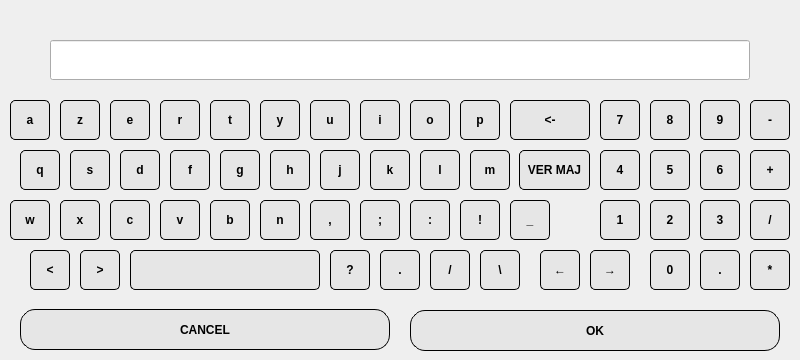
<?xml version="1.0" encoding="UTF-8"?>
<ui version="4.0">
 <class>Clavier</class>
 <widget class="QDialog" name="Clavier">
  <property name="geometry">
   <rect>
    <x>0</x>
    <y>0</y>
    <width>800</width>
    <height>360</height>
   </rect>
  </property>
  <property name="windowTitle">
   <string>Dialog</string>
  </property>
  <widget class="QPushButton" name="AButton">
   <property name="geometry">
    <rect>
     <x>10</x>
     <y>100</y>
     <width>40</width>
     <height>40</height>
    </rect>
   </property>
   <property name="font">
    <font>
     <weight>75</weight>
     <bold>true</bold>
    </font>
   </property>
   <property name="styleSheet">
    <string notr="true">border-radius: 5px;
border: 1px solid black;
background-color: rgb(230, 230, 230);</string>
   </property>
   <property name="text">
    <string>a</string>
   </property>
  </widget>
  <widget class="QPushButton" name="ZButton">
   <property name="geometry">
    <rect>
     <x>60</x>
     <y>100</y>
     <width>40</width>
     <height>40</height>
    </rect>
   </property>
   <property name="font">
    <font>
     <weight>75</weight>
     <bold>true</bold>
    </font>
   </property>
   <property name="styleSheet">
    <string notr="true">border-radius: 5px;
border: 1px solid black;
background-color: rgb(230, 230, 230);</string>
   </property>
   <property name="text">
    <string>z</string>
   </property>
  </widget>
  <widget class="QPushButton" name="EButton">
   <property name="geometry">
    <rect>
     <x>110</x>
     <y>100</y>
     <width>40</width>
     <height>40</height>
    </rect>
   </property>
   <property name="font">
    <font>
     <weight>75</weight>
     <bold>true</bold>
    </font>
   </property>
   <property name="styleSheet">
    <string notr="true">border-radius: 5px;
border: 1px solid black;
background-color: rgb(230, 230, 230);</string>
   </property>
   <property name="text">
    <string>e</string>
   </property>
  </widget>
  <widget class="QPushButton" name="RButton">
   <property name="geometry">
    <rect>
     <x>160</x>
     <y>100</y>
     <width>40</width>
     <height>40</height>
    </rect>
   </property>
   <property name="font">
    <font>
     <weight>75</weight>
     <bold>true</bold>
    </font>
   </property>
   <property name="styleSheet">
    <string notr="true">border-radius: 5px;
border: 1px solid black;
background-color: rgb(230, 230, 230);</string>
   </property>
   <property name="text">
    <string>r</string>
   </property>
  </widget>
  <widget class="QPushButton" name="TButton">
   <property name="geometry">
    <rect>
     <x>210</x>
     <y>100</y>
     <width>40</width>
     <height>40</height>
    </rect>
   </property>
   <property name="font">
    <font>
     <weight>75</weight>
     <bold>true</bold>
    </font>
   </property>
   <property name="styleSheet">
    <string notr="true">border-radius: 5px;
border: 1px solid black;
background-color: rgb(230, 230, 230);</string>
   </property>
   <property name="text">
    <string>t</string>
   </property>
  </widget>
  <widget class="QPushButton" name="YButton">
   <property name="geometry">
    <rect>
     <x>260</x>
     <y>100</y>
     <width>40</width>
     <height>40</height>
    </rect>
   </property>
   <property name="font">
    <font>
     <weight>75</weight>
     <bold>true</bold>
    </font>
   </property>
   <property name="styleSheet">
    <string notr="true">border-radius: 5px;
border: 1px solid black;
background-color: rgb(230, 230, 230);</string>
   </property>
   <property name="text">
    <string>y</string>
   </property>
  </widget>
  <widget class="QPushButton" name="UButton">
   <property name="geometry">
    <rect>
     <x>310</x>
     <y>100</y>
     <width>40</width>
     <height>40</height>
    </rect>
   </property>
   <property name="font">
    <font>
     <weight>75</weight>
     <bold>true</bold>
    </font>
   </property>
   <property name="styleSheet">
    <string notr="true">border-radius: 5px;
border: 1px solid black;
background-color: rgb(230, 230, 230);</string>
   </property>
   <property name="text">
    <string>u</string>
   </property>
  </widget>
  <widget class="QPushButton" name="IButton">
   <property name="geometry">
    <rect>
     <x>360</x>
     <y>100</y>
     <width>40</width>
     <height>40</height>
    </rect>
   </property>
   <property name="font">
    <font>
     <weight>75</weight>
     <bold>true</bold>
    </font>
   </property>
   <property name="styleSheet">
    <string notr="true">border-radius: 5px;
border: 1px solid black;
background-color: rgb(230, 230, 230);</string>
   </property>
   <property name="text">
    <string>i</string>
   </property>
  </widget>
  <widget class="QPushButton" name="OButton">
   <property name="geometry">
    <rect>
     <x>410</x>
     <y>100</y>
     <width>40</width>
     <height>40</height>
    </rect>
   </property>
   <property name="font">
    <font>
     <weight>75</weight>
     <bold>true</bold>
    </font>
   </property>
   <property name="styleSheet">
    <string notr="true">border-radius: 5px;
border: 1px solid black;
background-color: rgb(230, 230, 230);</string>
   </property>
   <property name="text">
    <string>o</string>
   </property>
  </widget>
  <widget class="QPushButton" name="PButton">
   <property name="geometry">
    <rect>
     <x>460</x>
     <y>100</y>
     <width>40</width>
     <height>40</height>
    </rect>
   </property>
   <property name="font">
    <font>
     <weight>75</weight>
     <bold>true</bold>
    </font>
   </property>
   <property name="styleSheet">
    <string notr="true">border-radius: 5px;
border: 1px solid black;
background-color: rgb(230, 230, 230);</string>
   </property>
   <property name="text">
    <string>p</string>
   </property>
  </widget>
  <widget class="QPushButton" name="BackButton">
   <property name="geometry">
    <rect>
     <x>510</x>
     <y>100</y>
     <width>80</width>
     <height>40</height>
    </rect>
   </property>
   <property name="font">
    <font>
     <weight>75</weight>
     <bold>true</bold>
    </font>
   </property>
   <property name="styleSheet">
    <string notr="true">border-radius: 5px;
border: 1px solid black;
background-color: rgb(230, 230, 230);</string>
   </property>
   <property name="text">
    <string>&lt;-</string>
   </property>
  </widget>
  <widget class="QPushButton" name="_7Button">
   <property name="geometry">
    <rect>
     <x>600</x>
     <y>100</y>
     <width>40</width>
     <height>40</height>
    </rect>
   </property>
   <property name="font">
    <font>
     <weight>75</weight>
     <bold>true</bold>
    </font>
   </property>
   <property name="styleSheet">
    <string notr="true">border-radius: 5px;
border: 1px solid black;
background-color: rgb(230, 230, 230);</string>
   </property>
   <property name="text">
    <string>7</string>
   </property>
  </widget>
  <widget class="QPushButton" name="_8Button">
   <property name="geometry">
    <rect>
     <x>650</x>
     <y>100</y>
     <width>40</width>
     <height>40</height>
    </rect>
   </property>
   <property name="font">
    <font>
     <weight>75</weight>
     <bold>true</bold>
    </font>
   </property>
   <property name="styleSheet">
    <string notr="true">border-radius: 5px;
border: 1px solid black;
background-color: rgb(230, 230, 230);</string>
   </property>
   <property name="text">
    <string>8</string>
   </property>
  </widget>
  <widget class="QPushButton" name="_9Button">
   <property name="geometry">
    <rect>
     <x>700</x>
     <y>100</y>
     <width>40</width>
     <height>40</height>
    </rect>
   </property>
   <property name="font">
    <font>
     <weight>75</weight>
     <bold>true</bold>
    </font>
   </property>
   <property name="styleSheet">
    <string notr="true">border-radius: 5px;
border: 1px solid black;
background-color: rgb(230, 230, 230);</string>
   </property>
   <property name="text">
    <string>9</string>
   </property>
  </widget>
  <widget class="QPushButton" name="MoinsButton">
   <property name="geometry">
    <rect>
     <x>750</x>
     <y>100</y>
     <width>40</width>
     <height>40</height>
    </rect>
   </property>
   <property name="font">
    <font>
     <weight>75</weight>
     <bold>true</bold>
    </font>
   </property>
   <property name="styleSheet">
    <string notr="true">border-radius: 5px;
border: 1px solid black;
background-color: rgb(230, 230, 230);</string>
   </property>
   <property name="text">
    <string>-</string>
   </property>
  </widget>
  <widget class="QPushButton" name="MButton">
   <property name="geometry">
    <rect>
     <x>470</x>
     <y>150</y>
     <width>40</width>
     <height>40</height>
    </rect>
   </property>
   <property name="font">
    <font>
     <weight>75</weight>
     <bold>true</bold>
    </font>
   </property>
   <property name="styleSheet">
    <string notr="true">border-radius: 5px;
border: 1px solid black;
background-color: rgb(230, 230, 230);</string>
   </property>
   <property name="text">
    <string>m</string>
   </property>
  </widget>
  <widget class="QPushButton" name="GButton">
   <property name="geometry">
    <rect>
     <x>220</x>
     <y>150</y>
     <width>40</width>
     <height>40</height>
    </rect>
   </property>
   <property name="font">
    <font>
     <weight>75</weight>
     <bold>true</bold>
    </font>
   </property>
   <property name="styleSheet">
    <string notr="true">border-radius: 5px;
border: 1px solid black;
background-color: rgb(230, 230, 230);</string>
   </property>
   <property name="text">
    <string>g</string>
   </property>
  </widget>
  <widget class="QPushButton" name="QButton">
   <property name="geometry">
    <rect>
     <x>20</x>
     <y>150</y>
     <width>40</width>
     <height>40</height>
    </rect>
   </property>
   <property name="font">
    <font>
     <weight>75</weight>
     <bold>true</bold>
    </font>
   </property>
   <property name="styleSheet">
    <string notr="true">border-radius: 5px;
border: 1px solid black;
background-color: rgb(230, 230, 230);</string>
   </property>
   <property name="text">
    <string>q</string>
   </property>
  </widget>
  <widget class="QPushButton" name="FButton">
   <property name="geometry">
    <rect>
     <x>170</x>
     <y>150</y>
     <width>40</width>
     <height>40</height>
    </rect>
   </property>
   <property name="font">
    <font>
     <weight>75</weight>
     <bold>true</bold>
    </font>
   </property>
   <property name="styleSheet">
    <string notr="true">border-radius: 5px;
border: 1px solid black;
background-color: rgb(230, 230, 230);</string>
   </property>
   <property name="text">
    <string>f</string>
   </property>
  </widget>
  <widget class="QPushButton" name="DButton">
   <property name="geometry">
    <rect>
     <x>120</x>
     <y>150</y>
     <width>40</width>
     <height>40</height>
    </rect>
   </property>
   <property name="font">
    <font>
     <weight>75</weight>
     <bold>true</bold>
    </font>
   </property>
   <property name="styleSheet">
    <string notr="true">border-radius: 5px;
border: 1px solid black;
background-color: rgb(230, 230, 230);</string>
   </property>
   <property name="text">
    <string>d</string>
   </property>
  </widget>
  <widget class="QPushButton" name="HButton">
   <property name="geometry">
    <rect>
     <x>270</x>
     <y>150</y>
     <width>40</width>
     <height>40</height>
    </rect>
   </property>
   <property name="font">
    <font>
     <weight>75</weight>
     <bold>true</bold>
    </font>
   </property>
   <property name="styleSheet">
    <string notr="true">border-radius: 5px;
border: 1px solid black;
background-color: rgb(230, 230, 230);</string>
   </property>
   <property name="text">
    <string>h</string>
   </property>
  </widget>
  <widget class="QPushButton" name="KButton">
   <property name="geometry">
    <rect>
     <x>370</x>
     <y>150</y>
     <width>40</width>
     <height>40</height>
    </rect>
   </property>
   <property name="font">
    <font>
     <weight>75</weight>
     <bold>true</bold>
    </font>
   </property>
   <property name="styleSheet">
    <string notr="true">border-radius: 5px;
border: 1px solid black;
background-color: rgb(230, 230, 230);</string>
   </property>
   <property name="text">
    <string>k</string>
   </property>
  </widget>
  <widget class="QPushButton" name="JButton">
   <property name="geometry">
    <rect>
     <x>320</x>
     <y>150</y>
     <width>40</width>
     <height>40</height>
    </rect>
   </property>
   <property name="font">
    <font>
     <weight>75</weight>
     <bold>true</bold>
    </font>
   </property>
   <property name="styleSheet">
    <string notr="true">border-radius: 5px;
border: 1px solid black;
background-color: rgb(230, 230, 230);</string>
   </property>
   <property name="text">
    <string>j</string>
   </property>
  </widget>
  <widget class="QPushButton" name="SButton">
   <property name="geometry">
    <rect>
     <x>70</x>
     <y>150</y>
     <width>40</width>
     <height>40</height>
    </rect>
   </property>
   <property name="font">
    <font>
     <weight>75</weight>
     <bold>true</bold>
    </font>
   </property>
   <property name="styleSheet">
    <string notr="true">border-radius: 5px;
border: 1px solid black;
background-color: rgb(230, 230, 230);</string>
   </property>
   <property name="text">
    <string>s</string>
   </property>
  </widget>
  <widget class="QPushButton" name="LButton">
   <property name="geometry">
    <rect>
     <x>420</x>
     <y>150</y>
     <width>40</width>
     <height>40</height>
    </rect>
   </property>
   <property name="font">
    <font>
     <weight>75</weight>
     <bold>true</bold>
    </font>
   </property>
   <property name="styleSheet">
    <string notr="true">border-radius: 5px;
border: 1px solid black;
background-color: rgb(230, 230, 230);</string>
   </property>
   <property name="text">
    <string>l</string>
   </property>
  </widget>
  <widget class="QPushButton" name="PexclButton">
   <property name="geometry">
    <rect>
     <x>460</x>
     <y>200</y>
     <width>40</width>
     <height>40</height>
    </rect>
   </property>
   <property name="font">
    <font>
     <weight>75</weight>
     <bold>true</bold>
    </font>
   </property>
   <property name="styleSheet">
    <string notr="true">border-radius: 5px;
border: 1px solid black;
background-color: rgb(230, 230, 230);</string>
   </property>
   <property name="text">
    <string>!</string>
   </property>
  </widget>
  <widget class="QPushButton" name="BButton">
   <property name="geometry">
    <rect>
     <x>210</x>
     <y>200</y>
     <width>40</width>
     <height>40</height>
    </rect>
   </property>
   <property name="font">
    <font>
     <weight>75</weight>
     <bold>true</bold>
    </font>
   </property>
   <property name="styleSheet">
    <string notr="true">border-radius: 5px;
border: 1px solid black;
background-color: rgb(230, 230, 230);</string>
   </property>
   <property name="text">
    <string>b</string>
   </property>
  </widget>
  <widget class="QPushButton" name="WButton">
   <property name="geometry">
    <rect>
     <x>10</x>
     <y>200</y>
     <width>40</width>
     <height>40</height>
    </rect>
   </property>
   <property name="font">
    <font>
     <weight>75</weight>
     <bold>true</bold>
    </font>
   </property>
   <property name="styleSheet">
    <string notr="true">border-radius: 5px;
border: 1px solid black;
background-color: rgb(230, 230, 230);</string>
   </property>
   <property name="text">
    <string>w</string>
   </property>
  </widget>
  <widget class="QPushButton" name="VButton">
   <property name="geometry">
    <rect>
     <x>160</x>
     <y>200</y>
     <width>40</width>
     <height>40</height>
    </rect>
   </property>
   <property name="font">
    <font>
     <weight>75</weight>
     <bold>true</bold>
    </font>
   </property>
   <property name="styleSheet">
    <string notr="true">border-radius: 5px;
border: 1px solid black;
background-color: rgb(230, 230, 230);</string>
   </property>
   <property name="text">
    <string>v</string>
   </property>
  </widget>
  <widget class="QPushButton" name="CButton">
   <property name="geometry">
    <rect>
     <x>110</x>
     <y>200</y>
     <width>40</width>
     <height>40</height>
    </rect>
   </property>
   <property name="font">
    <font>
     <weight>75</weight>
     <bold>true</bold>
    </font>
   </property>
   <property name="styleSheet">
    <string notr="true">border-radius: 5px;
border: 1px solid black;
background-color: rgb(230, 230, 230);</string>
   </property>
   <property name="text">
    <string>c</string>
   </property>
  </widget>
  <widget class="QPushButton" name="NButton">
   <property name="geometry">
    <rect>
     <x>260</x>
     <y>200</y>
     <width>40</width>
     <height>40</height>
    </rect>
   </property>
   <property name="font">
    <font>
     <weight>75</weight>
     <bold>true</bold>
    </font>
   </property>
   <property name="styleSheet">
    <string notr="true">border-radius: 5px;
border: 1px solid black;
background-color: rgb(230, 230, 230);</string>
   </property>
   <property name="text">
    <string>n</string>
   </property>
  </widget>
  <widget class="QPushButton" name="PvirgButton">
   <property name="geometry">
    <rect>
     <x>360</x>
     <y>200</y>
     <width>40</width>
     <height>40</height>
    </rect>
   </property>
   <property name="font">
    <font>
     <weight>75</weight>
     <bold>true</bold>
    </font>
   </property>
   <property name="styleSheet">
    <string notr="true">border-radius: 5px;
border: 1px solid black;
background-color: rgb(230, 230, 230);</string>
   </property>
   <property name="text">
    <string>;</string>
   </property>
  </widget>
  <widget class="QPushButton" name="VirgButton">
   <property name="geometry">
    <rect>
     <x>310</x>
     <y>200</y>
     <width>40</width>
     <height>40</height>
    </rect>
   </property>
   <property name="font">
    <font>
     <weight>75</weight>
     <bold>true</bold>
    </font>
   </property>
   <property name="styleSheet">
    <string notr="true">border-radius: 5px;
border: 1px solid black;
background-color: rgb(230, 230, 230);</string>
   </property>
   <property name="text">
    <string>,</string>
   </property>
  </widget>
  <widget class="QPushButton" name="XButton">
   <property name="geometry">
    <rect>
     <x>60</x>
     <y>200</y>
     <width>40</width>
     <height>40</height>
    </rect>
   </property>
   <property name="font">
    <font>
     <weight>75</weight>
     <bold>true</bold>
    </font>
   </property>
   <property name="styleSheet">
    <string notr="true">border-radius: 5px;
border: 1px solid black;
background-color: rgb(230, 230, 230);</string>
   </property>
   <property name="text">
    <string>x</string>
   </property>
  </widget>
  <widget class="QPushButton" name="P2Button">
   <property name="geometry">
    <rect>
     <x>410</x>
     <y>200</y>
     <width>40</width>
     <height>40</height>
    </rect>
   </property>
   <property name="font">
    <font>
     <weight>75</weight>
     <bold>true</bold>
    </font>
   </property>
   <property name="styleSheet">
    <string notr="true">border-radius: 5px;
border: 1px solid black;
background-color: rgb(230, 230, 230);</string>
   </property>
   <property name="text">
    <string>:</string>
   </property>
  </widget>
  <widget class="QPushButton" name="AslashButton">
   <property name="geometry">
    <rect>
     <x>480</x>
     <y>250</y>
     <width>40</width>
     <height>40</height>
    </rect>
   </property>
   <property name="font">
    <font>
     <weight>75</weight>
     <bold>true</bold>
    </font>
   </property>
   <property name="styleSheet">
    <string notr="true">border-radius: 5px;
border: 1px solid black;
background-color: rgb(230, 230, 230);</string>
   </property>
   <property name="text">
    <string>\</string>
   </property>
  </widget>
  <widget class="QPushButton" name="PointButton">
   <property name="geometry">
    <rect>
     <x>380</x>
     <y>250</y>
     <width>40</width>
     <height>40</height>
    </rect>
   </property>
   <property name="font">
    <font>
     <weight>75</weight>
     <bold>true</bold>
    </font>
   </property>
   <property name="styleSheet">
    <string notr="true">border-radius: 5px;
border: 1px solid black;
background-color: rgb(230, 230, 230);</string>
   </property>
   <property name="text">
    <string>.</string>
   </property>
  </widget>
  <widget class="QPushButton" name="PintButton">
   <property name="geometry">
    <rect>
     <x>330</x>
     <y>250</y>
     <width>40</width>
     <height>40</height>
    </rect>
   </property>
   <property name="font">
    <font>
     <weight>75</weight>
     <bold>true</bold>
    </font>
   </property>
   <property name="styleSheet">
    <string notr="true">border-radius: 5px;
border: 1px solid black;
background-color: rgb(230, 230, 230);</string>
   </property>
   <property name="text">
    <string>?</string>
   </property>
  </widget>
  <widget class="QPushButton" name="SpaceButton">
   <property name="geometry">
    <rect>
     <x>130</x>
     <y>250</y>
     <width>190</width>
     <height>40</height>
    </rect>
   </property>
   <property name="font">
    <font>
     <weight>75</weight>
     <bold>true</bold>
    </font>
   </property>
   <property name="styleSheet">
    <string notr="true">border-radius: 5px;
border: 1px solid black;
background-color: rgb(230, 230, 230);</string>
   </property>
   <property name="text">
    <string/>
   </property>
  </widget>
  <widget class="QPushButton" name="SlashButton">
   <property name="geometry">
    <rect>
     <x>430</x>
     <y>250</y>
     <width>40</width>
     <height>40</height>
    </rect>
   </property>
   <property name="font">
    <font>
     <weight>75</weight>
     <bold>true</bold>
    </font>
   </property>
   <property name="styleSheet">
    <string notr="true">border-radius: 5px;
border: 1px solid black;
background-color: rgb(230, 230, 230);</string>
   </property>
   <property name="text">
    <string>/</string>
   </property>
  </widget>
  <widget class="QPushButton" name="_4Button">
   <property name="geometry">
    <rect>
     <x>600</x>
     <y>150</y>
     <width>40</width>
     <height>40</height>
    </rect>
   </property>
   <property name="font">
    <font>
     <weight>75</weight>
     <bold>true</bold>
    </font>
   </property>
   <property name="styleSheet">
    <string notr="true">border-radius: 5px;
border: 1px solid black;
background-color: rgb(230, 230, 230);</string>
   </property>
   <property name="text">
    <string>4</string>
   </property>
  </widget>
  <widget class="QPushButton" name="PlusButton">
   <property name="geometry">
    <rect>
     <x>750</x>
     <y>150</y>
     <width>40</width>
     <height>40</height>
    </rect>
   </property>
   <property name="font">
    <font>
     <weight>75</weight>
     <bold>true</bold>
    </font>
   </property>
   <property name="styleSheet">
    <string notr="true">border-radius: 5px;
border: 1px solid black;
background-color: rgb(230, 230, 230);</string>
   </property>
   <property name="text">
    <string>+</string>
   </property>
  </widget>
  <widget class="QPushButton" name="_6Button">
   <property name="geometry">
    <rect>
     <x>700</x>
     <y>150</y>
     <width>40</width>
     <height>40</height>
    </rect>
   </property>
   <property name="font">
    <font>
     <weight>75</weight>
     <bold>true</bold>
    </font>
   </property>
   <property name="styleSheet">
    <string notr="true">border-radius: 5px;
border: 1px solid black;
background-color: rgb(230, 230, 230);</string>
   </property>
   <property name="text">
    <string>6</string>
   </property>
  </widget>
  <widget class="QPushButton" name="_5Button">
   <property name="geometry">
    <rect>
     <x>650</x>
     <y>150</y>
     <width>40</width>
     <height>40</height>
    </rect>
   </property>
   <property name="font">
    <font>
     <weight>75</weight>
     <bold>true</bold>
    </font>
   </property>
   <property name="styleSheet">
    <string notr="true">border-radius: 5px;
border: 1px solid black;
background-color: rgb(230, 230, 230);</string>
   </property>
   <property name="text">
    <string>5</string>
   </property>
  </widget>
  <widget class="QPushButton" name="_1Button">
   <property name="geometry">
    <rect>
     <x>600</x>
     <y>200</y>
     <width>40</width>
     <height>40</height>
    </rect>
   </property>
   <property name="font">
    <font>
     <weight>75</weight>
     <bold>true</bold>
    </font>
   </property>
   <property name="styleSheet">
    <string notr="true">border-radius: 5px;
border: 1px solid black;
background-color: rgb(230, 230, 230);</string>
   </property>
   <property name="text">
    <string>1</string>
   </property>
  </widget>
  <widget class="QPushButton" name="DivButton">
   <property name="geometry">
    <rect>
     <x>750</x>
     <y>200</y>
     <width>40</width>
     <height>40</height>
    </rect>
   </property>
   <property name="font">
    <font>
     <weight>75</weight>
     <bold>true</bold>
    </font>
   </property>
   <property name="styleSheet">
    <string notr="true">border-radius: 5px;
border: 1px solid black;
background-color: rgb(230, 230, 230);</string>
   </property>
   <property name="text">
    <string>/</string>
   </property>
  </widget>
  <widget class="QPushButton" name="_3Button">
   <property name="geometry">
    <rect>
     <x>700</x>
     <y>200</y>
     <width>40</width>
     <height>40</height>
    </rect>
   </property>
   <property name="font">
    <font>
     <weight>75</weight>
     <bold>true</bold>
    </font>
   </property>
   <property name="styleSheet">
    <string notr="true">border-radius: 5px;
border: 1px solid black;
background-color: rgb(230, 230, 230);</string>
   </property>
   <property name="text">
    <string>3</string>
   </property>
  </widget>
  <widget class="QPushButton" name="_2Button">
   <property name="geometry">
    <rect>
     <x>650</x>
     <y>200</y>
     <width>40</width>
     <height>40</height>
    </rect>
   </property>
   <property name="font">
    <font>
     <weight>75</weight>
     <bold>true</bold>
    </font>
   </property>
   <property name="styleSheet">
    <string notr="true">border-radius: 5px;
border: 1px solid black;
background-color: rgb(230, 230, 230);</string>
   </property>
   <property name="text">
    <string>2</string>
   </property>
  </widget>
  <widget class="QPushButton" name="DroiteButton">
   <property name="geometry">
    <rect>
     <x>590</x>
     <y>250</y>
     <width>40</width>
     <height>40</height>
    </rect>
   </property>
   <property name="font">
    <font>
     <weight>75</weight>
     <bold>true</bold>
    </font>
   </property>
   <property name="styleSheet">
    <string notr="true">border-radius: 5px;
border: 1px solid black;
background-color: rgb(230, 230, 230);</string>
   </property>
   <property name="text">
    <string>→</string>
   </property>
  </widget>
  <widget class="QPushButton" name="AstButton">
   <property name="geometry">
    <rect>
     <x>750</x>
     <y>250</y>
     <width>40</width>
     <height>40</height>
    </rect>
   </property>
   <property name="font">
    <font>
     <weight>75</weight>
     <bold>true</bold>
    </font>
   </property>
   <property name="styleSheet">
    <string notr="true">border-radius: 5px;
border: 1px solid black;
background-color: rgb(230, 230, 230);</string>
   </property>
   <property name="text">
    <string>*</string>
   </property>
  </widget>
  <widget class="QPushButton" name="PointButton2">
   <property name="geometry">
    <rect>
     <x>700</x>
     <y>250</y>
     <width>40</width>
     <height>40</height>
    </rect>
   </property>
   <property name="font">
    <font>
     <weight>75</weight>
     <bold>true</bold>
    </font>
   </property>
   <property name="styleSheet">
    <string notr="true">border-radius: 5px;
border: 1px solid black;
background-color: rgb(230, 230, 230);</string>
   </property>
   <property name="text">
    <string>.</string>
   </property>
  </widget>
  <widget class="QPushButton" name="_0Button">
   <property name="geometry">
    <rect>
     <x>650</x>
     <y>250</y>
     <width>40</width>
     <height>40</height>
    </rect>
   </property>
   <property name="font">
    <font>
     <weight>75</weight>
     <bold>true</bold>
    </font>
   </property>
   <property name="styleSheet">
    <string notr="true">border-radius: 5px;
border: 1px solid black;
background-color: rgb(230, 230, 230);</string>
   </property>
   <property name="text">
    <string>0</string>
   </property>
  </widget>
  <widget class="QPushButton" name="ChevgButton">
   <property name="geometry">
    <rect>
     <x>30</x>
     <y>250</y>
     <width>40</width>
     <height>40</height>
    </rect>
   </property>
   <property name="font">
    <font>
     <weight>75</weight>
     <bold>true</bold>
    </font>
   </property>
   <property name="styleSheet">
    <string notr="true">border-radius: 5px;
border: 1px solid black;
background-color: rgb(230, 230, 230);</string>
   </property>
   <property name="text">
    <string>&lt;</string>
   </property>
  </widget>
  <widget class="QPushButton" name="ChevdButton">
   <property name="geometry">
    <rect>
     <x>80</x>
     <y>250</y>
     <width>40</width>
     <height>40</height>
    </rect>
   </property>
   <property name="font">
    <font>
     <weight>75</weight>
     <bold>true</bold>
    </font>
   </property>
   <property name="styleSheet">
    <string notr="true">border-radius: 5px;
border: 1px solid black;
background-color: rgb(230, 230, 230);</string>
   </property>
   <property name="text">
    <string>&gt;</string>
   </property>
  </widget>
  <widget class="QPushButton" name="GaucheButton">
   <property name="geometry">
    <rect>
     <x>540</x>
     <y>250</y>
     <width>40</width>
     <height>40</height>
    </rect>
   </property>
   <property name="font">
    <font>
     <weight>75</weight>
     <bold>true</bold>
    </font>
   </property>
   <property name="styleSheet">
    <string notr="true">border-radius: 5px;
border: 1px solid black;
background-color: rgb(230, 230, 230);</string>
   </property>
   <property name="text">
    <string>←</string>
   </property>
  </widget>
  <widget class="QLineEdit" name="ZonetextLine">
   <property name="geometry">
    <rect>
     <x>50</x>
     <y>40</y>
     <width>700</width>
     <height>40</height>
    </rect>
   </property>
   <property name="text">
    <string/>
   </property>
  </widget>
  <widget class="QPushButton" name="UnderButton">
   <property name="geometry">
    <rect>
     <x>510</x>
     <y>200</y>
     <width>40</width>
     <height>40</height>
    </rect>
   </property>
   <property name="font">
    <font>
     <weight>75</weight>
     <bold>true</bold>
    </font>
   </property>
   <property name="styleSheet">
    <string notr="true">border-radius: 5px;
border: 1px solid black;
background-color: rgb(230, 230, 230);</string>
   </property>
   <property name="text">
    <string>_</string>
   </property>
  </widget>
  <widget class="QPushButton" name="CancelButton">
   <property name="geometry">
    <rect>
     <x>20</x>
     <y>309</y>
     <width>370</width>
     <height>41</height>
    </rect>
   </property>
   <property name="font">
    <font>
     <weight>75</weight>
     <bold>true</bold>
    </font>
   </property>
   <property name="styleSheet">
    <string notr="true">border-radius: 15px;
border: 1px solid black;
background-color: rgb(230, 230, 230);</string>
   </property>
   <property name="text">
    <string>CANCEL</string>
   </property>
  </widget>
  <widget class="QPushButton" name="OKButton">
   <property name="geometry">
    <rect>
     <x>410</x>
     <y>310</y>
     <width>370</width>
     <height>41</height>
    </rect>
   </property>
   <property name="font">
    <font>
     <weight>75</weight>
     <bold>true</bold>
    </font>
   </property>
   <property name="styleSheet">
    <string notr="true">border-radius: 15px;
border: 1px solid black;
background-color: rgb(230, 230, 230);</string>
   </property>
   <property name="text">
    <string>OK</string>
   </property>
  </widget>
  <widget class="QLabel" name="NomchampLabel">
   <property name="geometry">
    <rect>
     <x>250</x>
     <y>0</y>
     <width>300</width>
     <height>40</height>
    </rect>
   </property>
   <property name="text">
    <string/>
   </property>
   <property name="alignment">
    <set>Qt::AlignCenter</set>
   </property>
  </widget>
  <widget class="QPushButton" name="MajButton">
   <property name="geometry">
    <rect>
     <x>519</x>
     <y>150</y>
     <width>71</width>
     <height>40</height>
    </rect>
   </property>
   <property name="font">
    <font>
     <weight>75</weight>
     <bold>true</bold>
    </font>
   </property>
   <property name="styleSheet">
    <string notr="true">border-radius: 5px;
border: 1px solid black;
background-color: rgb(230, 230, 230);</string>
   </property>
   <property name="text">
    <string>VER MAJ</string>
   </property>
   <property name="checkable">
    <bool>true</bool>
   </property>
  </widget>
 </widget>
 <resources/>
 <connections/>
</ui>
